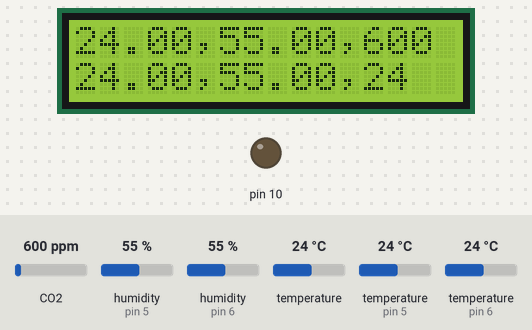
The sketch below on a simulated Arduino Uno, built for the host (arithmetic inside an expression is 32-bit, double 64-bit). Shown: 16×2 character LCD, output pins drawn as LEDs (lit = HIGH). The inputs (shaded band) are chosen by the test bench; at power-on: CO2 600 ppm, humidity (sensors on pin 5, pin 6) 55 %, temperature 24 °C, temperature (sensors on pin 6, pin 5) 24 °C. Storage starts empty; what the sketch prints to the serial monitor is not drawn.

Above: at 5.7 s.
5.8 s: CO2 set to 1050 ppm
At 11.0 s:
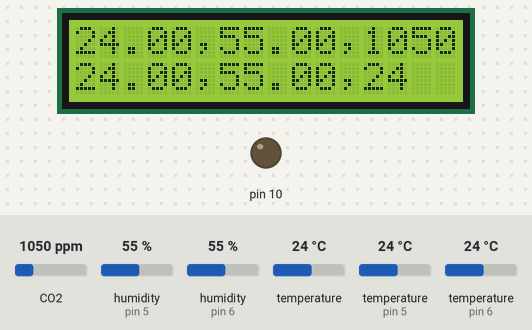
11.6 s: humidity (sensor on pin 5) set to 22 %
At 16.1 s:
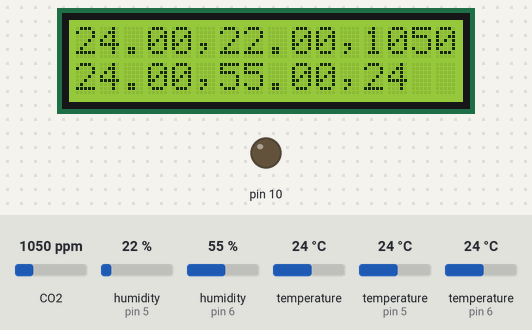
16.7 s: temperature (sensor 0) set to 10.7 °C
At 21.1 s:
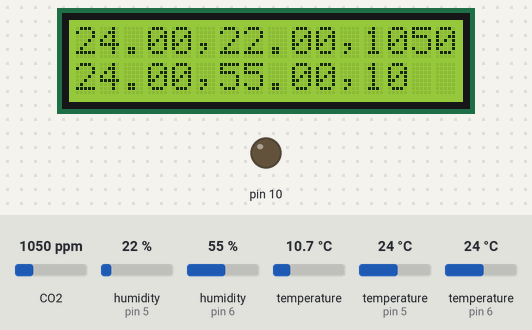
21.8 s: temperature (sensor 0) set to 9.6 °C
At 26.3 s:
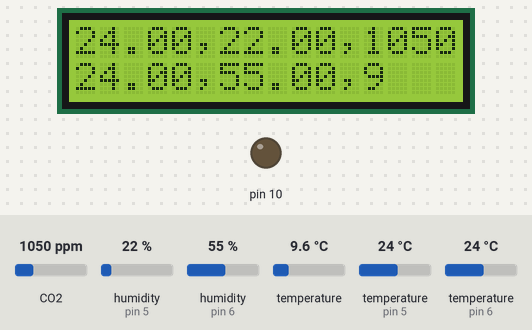
26.8 s: temperature (sensor on pin 6) set to 10.6 °C
At 31.6 s:
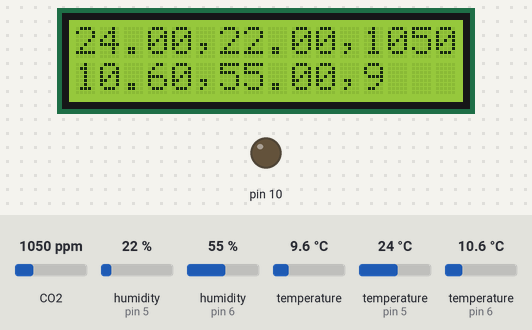
31.9 s: temperature (sensor on pin 6) set to 9.1 °C
At 36.4 s:
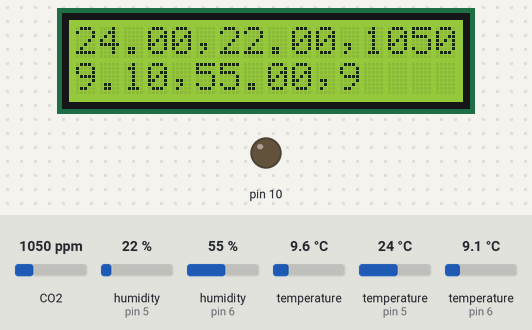
Timing chart, 0 to 37.9 s (numbered marks = the images above; inputs shaded):
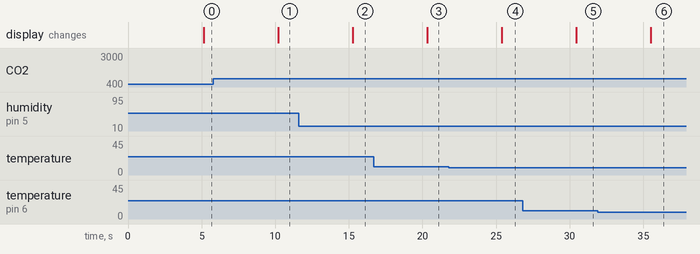

Measured:
- after the input at 5.8 s, the display: changes after 4.4 s (image 1)
- after the input at 11.6 s, the display: changes after 3.7 s (image 2)
- after the input at 16.7 s, the display: changes after 3.6 s (image 3)
- after the input at 21.8 s, the display: changes after 3.6 s (image 4)
- after the input at 26.8 s, the display: changes after 3.6 s (image 5)
- after the input at 31.9 s, the display: changes after 3.6 s (image 6)

The sketch:

mhz-dht22-lcd.ino
```cpp
#include <SoftwareSerial.h>
#include <MHZ.h>

#include <Wire.h>
#include <LiquidCrystal_I2C.h>

#include <SPI.h>
#include <SD.h>

#include "DHT.h"

#define DHTTYPE DHT22   // DHT 22  (AM2302), AM2321

// pin for pwm reading
#define CO2_IN 10

// pin for uart reading
#define MH_Z19_RX 8  // D7
#define MH_Z19_TX 9  // D6

// change this to match your SD shield or module;
//     Arduino Ethernet shield: pin 4
//     Adafruit SD shields and modules: pin 10
//     Sparkfun SD shield: pin 8
const int chipSelect = 4;
File myFile;

MHZ co2(MH_Z19_RX, MH_Z19_TX, MHZ14A);
LiquidCrystal_I2C lcd(0x27,16,2);  // set the LCD address to 0x27 for a 16 chars and 2 line display
DHT dht1(5, DHTTYPE), dht2(6, DHTTYPE);

unsigned long long t_previous=0;
int ppm_uart, temperature;
float temp[2], humid[2];
char txt[16];

void setup() {
  lcd.init();                      // initialize the lcd
  lcd.backlight();

  Serial.begin(9600);
  //pinMode(CO2_IN, INPUT);
  delay(100);
  Serial.println("MHZ 19B");

  // enable debug to get addition information
  co2.setDebug(false);

  /*
  if (co2.isPreHeating()) {
    Serial.print("Preheating");
    while (co2.isPreHeating()) {
      co2.get_timing(&t_current, &t_preheat);
      Serial.print(t_current);
      Serial.print(" : ");
      Serial.println(t_preheat);
      delay(1000);
    }
    Serial.println();
  }
  */

  dht1.begin();
  dht2.begin();


  Serial.print("Initializing SD card...");
  // On the Ethernet Shield, CS is pin 4. It's set as an output by default.
  // Note that even if it's not used as the CS pin, the hardware SS pin
  // (10 on most Arduino boards, 53 on the Mega) must be left as an output
  // or the SD library functions will not work.
  pinMode(SS, OUTPUT);
  if (!SD.begin(chipSelect)) {
    Serial.println("initialization failed!");
    return;
  }
  Serial.println("initialization done.");
}

void loop() {
  if( millis() - t_previous > 5000 ) {
    Serial.print(millis() / 1000);
    Serial.print(" s : ");

    Serial.print("PPMuart: ");
    if (ppm_uart > 0) {
      Serial.print(ppm_uart);
    }
    else {
      Serial.print("n/a");
    }

    Serial.print(", Temperature: ");

    if (temperature > 0) {
      Serial.println(temperature);
    }
    else {
      Serial.println("n/a");
    }
    t_previous = millis();

    Serial.print(humid[0]);
    Serial.print(", ");
    Serial.print(temp[0]);
    Serial.print(", ");
    Serial.print(humid[1]);
    Serial.print(", ");
    Serial.println(temp[1]);

    update_lcd();
    write_file();
  }

  int limit=0;
  do{
    ppm_uart = co2.readCO2UART();
    delay(1);
    limit++;
  } while( ppm_uart < 0 && limit < 10 );
  Serial.print("PPMuart: ");
  if (ppm_uart > 0) {
    Serial.print(ppm_uart);
  }
  else {
    Serial.print("n/a");
  }
  limit=0;
  do{
    temperature = co2.getLastTemperature();
    delay(1);
    limit++;
  } while( temperature < 0 && limit < 10 );
  Serial.print(", Temperature: ");

  if (temperature > 0) {
    Serial.println(temperature);
  }
  else {
    Serial.println("n/a");
  }
  limit=0;
  do {
    humid[0] = dht1.readHumidity();
    temp[0] = dht1.readTemperature();
    limit++;
  } while( (isnan(humid[0]) || isnan(temp[0])) && limit < 10 );
  Serial.print(humid[0]);
  Serial.print(", ");
  Serial.print(temp[0]);
  Serial.print(", ");
  limit=0;
  do {
    humid[1] = dht2.readHumidity();
    temp[1] = dht2.readTemperature();
    limit++;
  } while( (isnan(humid[1]) || isnan(temp[1])) && limit < 10 );
  Serial.print(humid[1]);
  Serial.print(", ");
  Serial.println(temp[1]);

  /*
  int ppm_pwm = co2.readCO2PWM();
  Serial.print(", PPMpwm: ");
  Serial.print(ppm_pwm);
  */
}

void update_lcd() {
  lcd.clear();
  lcd.setCursor(0,0);
  sprintf(txt, "%s,%s,%d", String(temp[0]).c_str(), String(humid[0]).c_str(), ppm_uart);
  lcd.print(txt);
  lcd.setCursor(0,1);
  sprintf(txt, "%s,%s,%d", String(temp[1]).c_str(), String(humid[1]).c_str(), temperature);
  lcd.print(txt);
}

void write_file() {
  myFile = SD.open("test.txt", FILE_WRITE);
  // if the file opened okay, write to it:
  if (myFile) {
    sprintf(txt, "%d", ppm_uart);
    myFile.print(txt);
    sprintf(txt, ",%s,%s", String(temp[0]).c_str(), String(humid[0]).c_str());
    myFile.print(txt);
    sprintf(txt, ",%s,%s", String(temp[1]).c_str(), String(humid[1]).c_str());
    myFile.println(txt);
    // close the file:
    myFile.close();
  }
  else {
    // if the file didn't open, print an error:
    Serial.println("error opening test.txt");
  }
}
```
